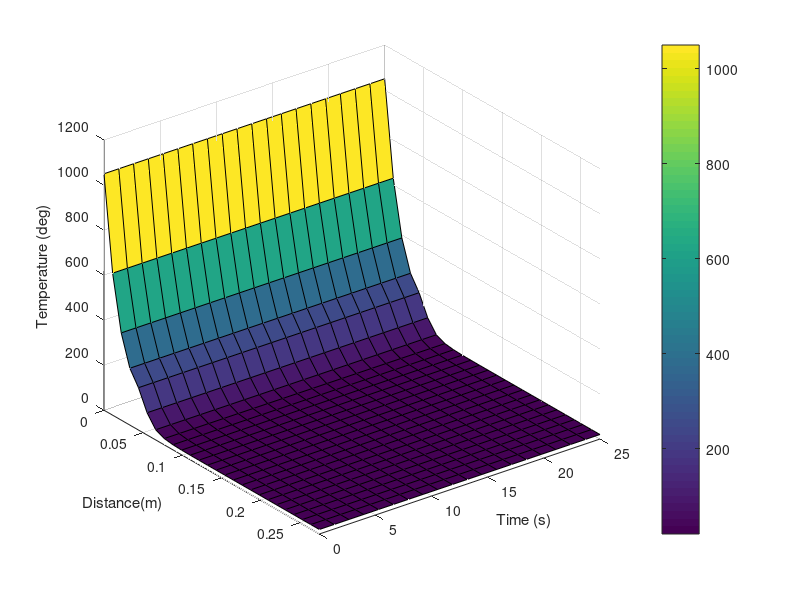

The MATLAB source for this figure:
clear all;
diary paper_CWM_Temp

% INITIAL CONDITIONS
moisto = 0.1; %moisture content
ash=5*(1-moisto)/100;	%0.05;
dafo=1-moisto-ash;  %0.855;	%0.95;
rhodry = 750;
rhowet = rhodry/(1-moisto); 	%833.33   %750;
rhoo = rhowet*1.05;

%%%%%%%%%%%%%%%%%%%%%%%%%%%%%%
width =0.225; %Only oven length is considered, such that WIDTH = 0.45/2 = 0.225
nseg = 21;
dx = width/nseg; %0.010714286
delt = 600;       %GOOD solution
t=1*3600;        %total time
nt = t/delt;      %number of timesteps
doo= dx*dx/delt;
v0 = dx/delt;

wall = 0.05; %0.1
M = 1.5+wall/dx;  M=fix(M);
N = M+nseg-1;     N=fix(N);

%%%% Arrays for surface plot
numtime = 20;
T_surf = zeros(N, numtime);
t_surf = zeros(N, numtime);
x_surf = zeros(N, numtime);
%%%%%%%%%%%%%%%

Wcond = 2.3; Wrho = 2800; Wcp = 1200;
%%%%%%%%%%%%%%%%%%%%%%%%%%%%%%
%inlet_temp = 1150*ones(N,1); %1050; %deg

CH4	= 0.06943; C2H6	= 0.01166; CO	= 0.02272; CO2	= 0.01065; TAR	= 0.109658059;
H2O	= 0.048970557; NH3	= 0.012348159; H2S	= 0.015721205; Hydrogen	= 0.01440518;
car=0.838;  hy =0.053;  ox =0.071;  nit=0.018;  sul=0.02;

moist=moisto*ones(N,1);
daf=dafo*ones(N,1);   %daf=dafo;
atmassfrmla=1/(car/12+hy+ox/16+nit/14+sul/32);
atmass=atmassfrmla*ones(N,1);
carr=car*ones(N,1);
hyy=hy*ones(N,1);
oxx=ox*ones(N,1);
nitt=nit*ones(N,1);
sull=sul*ones(N,1);

H2Ozz = CO2zz = C2H6zz = NH3zz = H2Szz = TARzz = CH4zz = COzz = H2zz = zeros(N,1);
e0 = 1 - rhoo * (0.000668 * dafo + ash / 3000);

for i = 1:M-1
    Q(i) = 0;
    K(i) = Wcond;
    CVOL(i) = Wrho * Wcp;
end

##for i = 1:M-1
##    %T(i) = inlet_temp(1);		%inlet temp = 1323K
##    T(i) = 1150;
##end

for i = M:N      %for(i = M; i <= N; i++)
    T(i) = 20;      %ATOmospheric temp = 20deg
end

XB = 0;
Lboil = 2.257E6;
Qinput = 0;
time = 0;

%% Outside time loop
probe_locations = [0.05; 0.10625; 0.1625; 0.21875; 0.275];
%desired_temperatures = 0:10:100;
%desired_temperatures = 0:0.5:101;
%desired_temperatures = 300:50:1300;
%desired_temperatures = 1050:1:1300;
desired_temperatures = 0:100:900;
desired_times     = 0:(25/(numtime-1)):25;    %numtime = 20;
desired_locations = 0:(0.275/(N-1)):0.275;    %N = 26

recorded_times = zeros(length(desired_temperatures), length(probe_locations));    %OLD

%recorded_temperature_forDistance = zeros(N, numtime);
recorded_temperature_forDistance = zeros(length(desired_locations), length(desired_times));
%recorded_temperature_forTime = zeros(N, numtime);
recorded_temperature_forTime = zeros(length(desired_locations), length(desired_times));
%recorded_temperature = zeros(N, numtime);
recorded_temperature = zeros(length(desired_locations), length(desired_times));

for z=1:nt
  for i = M:N      %for(i = M; i <= N; i++)
    TK=T(i)+273;  E0 = 183000;  RT=8.3144*TK;
    %VOLATILE EVOLUTION MODEL
    if T(i)>350
      FE_H2O = @(EA) exp(-((((EA)-E0)/48000).^8));    FE_CO2 = @(EA) exp(-((((EA)-E0)/78000).^4));
      FE_C2H6 = @(EA) exp(-((((EA)-E0)/61000).^4));   FE_NH3 = @(EA) exp(-((((EA)-E0)/106000).^4));
      FE_H2S = @(EA) exp(-((((EA)-E0)/114000).^4));   FE_TAR = @(EA) exp(-((((EA)-E0)/48000).^8));
      FE_CH4 = @(EA)exp(-((((EA)-E0)/110000).^2));    FE_CO =  @(EA)exp(-((((EA)-E0)/93000).^4));
      FE_H2 =  @(EA)exp(-((((EA)-E0)/165000).^4));

      A_PVM = @(EA) 1-exp(-1.3E13.*delt.*exp(-(EA)./RT));
      A_PVM_dmDt = @(EA) 1.3E13*exp((-EA./RT)-(1.3E13.*delt.*exp(-EA./RT)));

      H2Ox = @(EA) -H2O*(-8/(48000^8)).*(((EA)-E0).^7).*FE_H2O(EA).*A_PVM(EA);
      CO2x = @(EA) -CO2*(-4/(78000^4)).*(((EA)-E0).^3).*FE_CO2(EA).*A_PVM(EA);
      C2H6x = @(EA) -C2H6*(-4/(61000^4)).*(((EA)-E0).^3).*FE_C2H6(EA).*A_PVM(EA);
      NH3x = @(EA) -NH3*(-4/(106000^4)).*(((EA)-E0).^3).*FE_NH3(EA).*A_PVM(EA);
      H2Sx = @(EA) -H2S*(-4/(114000^4)).*(((EA)-E0).^3).*FE_H2S(EA).*A_PVM(EA);
      TARx = @(EA) -TAR*(-8/(48000^8)).*(((EA)-E0).^7).*FE_TAR(EA).*A_PVM(EA);
      CH4x = @(EA) -CH4*(-2/(110000^2)).*(((EA)-E0).^1).*FE_CH4(EA).*A_PVM(EA);
      COx = @(EA) -CO*(-4/(93000^4)).*(((EA)-E0).^3).*FE_CO(EA).*A_PVM(EA);
      H2x = @(EA) -Hydrogen*(-4/(165000^4)).*(((EA)-E0).^3).*FE_H2(EA).*A_PVM(EA);

      H2O_dm = @(EA) H2O*(-8/(48000^8)).*(((EA)-E0).^7).*FE_H2O(EA).*A_PVM_dmDt(EA);
      CO2_dm = @(EA) CO2*(-4/(78000^4)).*(((EA)-E0).^3).*FE_CO2(EA).*A_PVM_dmDt(EA);
      C2H6_dm = @(EA) C2H6*(-4/(61000^4)).*(((EA)-E0).^3).*FE_C2H6(EA).*A_PVM_dmDt(EA);
      NH3_dm = @(EA) NH3*(-4/(106000^4)).*(((EA)-E0).^3).*FE_NH3(EA).*A_PVM_dmDt(EA);
      H2S_dm = @(EA) H2S*(-4/(114000^4)).*(((EA)-E0).^3).*FE_H2S(EA).*A_PVM_dmDt(EA);
      TAR_dm = @(EA) TAR*(-8/(48000^8)).*(((EA)-E0).^7).*FE_TAR(EA).*A_PVM_dmDt(EA);
      CH4_dm = @(EA) CH4*(-2/(110000^2)).*(((EA)-E0).^1).*FE_CH4(EA).*A_PVM_dmDt(EA);
      CO_dm = @(EA) CO*(-4/(93000^4)).*(((EA)-E0).^3).*FE_CO(EA).*A_PVM_dmDt(EA);
      H2_dm = @(EA) Hydrogen*(-4/(165000^4)).*(((EA)-E0).^3).*FE_H2(EA).*A_PVM_dmDt(EA);

      H2Oz = integral(H2Ox, E0, Inf);    CO2z = integral(CO2x, E0, Inf);    C2H6z = integral(C2H6x, E0, Inf);
      NH3z = integral(NH3x, E0, Inf);    H2Sz = integral(H2Sx, E0, Inf);    TARz = integral(TARx, E0, Inf);
      CH4z = integral(CH4x, E0, Inf);    COz = integral(COx, E0, Inf);    H2z = integral(H2x, E0, Inf);
      totalz = H2Oz + CO2z + C2H6z + NH3z + H2Sz + TARz + CH4z + COz + H2z;

      H2Ozz(i) = integral(H2O_dm, E0, Inf);    CO2zz(i) = integral(CO2_dm, E0, Inf);    C2H6zz(i) = integral(C2H6_dm, E0, Inf);
      NH3zz(i) = integral(NH3_dm, E0, Inf);    H2Szz(i) = integral(H2S_dm, E0, Inf);    TARzz(i) = integral(TAR_dm, E0, Inf);
      CH4zz(i) = integral(CH4_dm, E0, Inf);    COzz(i) = integral(CO_dm, E0, Inf);    H2zz(i) = integral(H2_dm, E0, Inf);
      Total_dmDt = H2Ozz(i) + CO2zz(i) + C2H6zz(i) + NH3zz(i) + H2Szz(i) + TARzz(i) + CH4zz(i) + COzz(i) + H2zz(i);

      H2Oy = H2O - H2Oz;    CO2y = CO2 - CO2z;    C2H6y = C2H6 - C2H6z;
      NH3y = NH3 - NH3z;    H2Sy = H2S - H2Sz;    TARy = TAR - TARz;
      CH4y = CH4 - CH4z;    COy = CO - COz;       H2y = Hydrogen - H2z;

      Y=H2Oy+CO2y+C2H6y+NH3y+H2Sy+TARy+CH4y+COy+H2y+0.68443684;
      VM = 1- Y;

      carr(i)=(0.6707481032+0.75*CH4y+0.8*C2H6y+0.4286*COy+0.2727*CO2y+0.85*TARy)/Y;
      hyy(i)= (0.00136887368+0.25*CH4y+0.2*C2H6y+0.082*TARy+H2y+0.1111*H2Oy+0.1765*NH3y+0.0588*H2Sy)/Y;
      oxx(i)= (0.00136887368+0.5714*COy+0.7273*CO2y+0.049*TARy+0.8889*H2Oy)/Y;
      nitt(i)=(0.0068443684+0.009*TARy+0.8235*NH3y)/Y;
      sull(i)=(0.00410662104+0.01*TARy+0.9412*H2Sy)/Y;
      daf(i)=Y*dafo;
      atmass(i)=1/((carr(i)/12)+(hyy(i))+(oxx(i)/16)+(nitt(i)/14)+(sull(i)/32));
        %Y=real(Y);      car=real(car);      hy=real(hy);      ox=real(ox);      nit=real(nit);      sul=real(sul);
    end

      %PHYSICAL PROPERTIES MODEL
      mass=daf(i)+ash+moist(i);
      rho=rhoo*mass;
      Csteam_equ(i) = 1810 + 0.66*T(i); %Csteam = 2000;
      densdaf = 1/(((0.0053*carr(i))/12)+(hyy(i)*0.00577)+((oxx(i)*0.00346)/16)+((nitt(i)*0.0669)/14)+((sull(i)*0.0384)/32));
      dens=mass/(daf(i)/densdaf+ash/3000+moist(i)/1000);
      e=1-rho./dens;    %eshr=max(0, 1-(1-e) /(1-e0));
      effectivepor = 1- ((1-e).^(1/3));
      F1=exp(380/TK);
      E1=F1*(380/TK/(F1-1))^2;
      F2=exp(1800/TK);
      E2=F2*(1800/TK/(F2-1))^2;
      Cdaf=8314.4*(E1+2*E2)/atmass(i);
      Cash=754+.586*T(i);
      C=(daf(i)*Cdaf+ash*Cash+4186.8*moist(i))/mass;
      CVOL(i) = C.*rho;        %J/kg.K * kg/m3 = J/K.m3

      %HEAT Calculation

      H2Oxhs =  -13468000+ (1810*T(i)) + (0.33*T(i).^2);     CO2xhs =  -8964000 + (900*T(i))  + (0.22*T(i).^2);
      C2H6xhs =	-2866000 + (1920*T(i)) + (1.46*T(i).^2);     NH3xhs =	-2760000 + (2080*T(i)) + (0.84*T(i).^2);
      H2Sxhs =  -630000  + (980*T(i))  + (0.24*T(i).^2);     TARxhs =  -1936000 + (1390*T(i)) + (1.83*T(i).^2);
      CH4xhs =  -4719000 + (2210*T(i)) + (1.56*T(i).^2);     COxhs =   -3971000 + (1020*T(i)) + (0.11*T(i).^2);
      H2xhs =   -0       + (14250*T(i))+ (0.53*T(i).^2);

      %hsH2O = -daf*H2Oxhs*H2Ozz;    hsCO2 = -daf*CO2xhs*CO2zz;    hsC2H6 = -daf*C2H6xhs*C2H6zz;
      %hsNH3 = -daf*NH3xhs*NH3zz;    hsH2S = -daf*H2Sxhs*H2Szz;    hsTAR = -daf*TARxhs*TARzz;
      %hsCH4 = -daf*CH4xhs*CH4zz;    hsCO = -daf*COxhs*COzz ;      hsH2 = -daf*H2xhs*H2zz;
      %totalhs = hsH2O + hsCO2 + hsC2H6 + hsNH3 + hsH2S + hsTAR + hsCH4 + hsCO;

      valH_C = 33620000;    valphi_C = 32760000;
      valH_H = 141930000;   valphi_H = 141770000;
      valH_O = -14530000;   valphi_O = 0;
      valH_N = 0;           valphi_N = 0;
      valH_S = 9420000;     valphi_S = 9260000;

      mu_C = 12; mu_H = 1; mu_O = 16; mu_N = 14; mu_S = 32;

      G1=exp(380/TK);    H1=380*(1/(G1-1));
      G2=exp(1800/TK);   H2=3600*(1/(G2-1));
      f_T = (8314.4)*(H1+H2-156);          %J/kg

      hf_H2O_H = 0.1111*(valH_H - valphi_H + f_T/mu_H);    hf_H2O_O = 0.8889*(valH_O - valphi_O + f_T/mu_O);
      hf_CO2_C = 0.2727*(valH_C - valphi_C + f_T/mu_C);    hf_CO2_O = 0.7273*(valH_O - valphi_O + f_T/mu_O);
      hf_C2H6_C = 0.8*(valH_C - valphi_C + f_T/mu_C);      hf_C2H6_H = 0.2*(valH_H - valphi_H + f_T/mu_H);
      hf_NH3_N = 0.1765*(valH_N - valphi_N + f_T/mu_N);    hf_NH3_H = 0.8235*(valH_H - valphi_H + f_T/mu_H);
      hf_H2S_H = 0.0588*(valH_H - valphi_H + f_T/mu_H);    hf_H2S_S = 0.9412*(valH_S - valphi_S + f_T/mu_S);
      hf_TAR_C = 0.85*(valH_C - valphi_C + f_T/mu_C);      hf_TAR_H = 0.082*(valH_H - valphi_H + f_T/mu_H);
      hf_TAR_O = 0.049*(valH_O - valphi_O + f_T/mu_O);     hf_TAR_N = 0.009*(valH_N - valphi_N + f_T/mu_N);
      hf_TAR_S = 0.01*(valH_S - valphi_S + f_T/mu_S);
      hf_CH4_C = 0.75*(valH_C - valphi_C + f_T/mu_C);      hf_CH4_H = 0.25*(valH_H - valphi_H + f_T/mu_H);
      hf_CO_C = 0.4286*(valH_C - valphi_C + f_T/mu_C);     hf_CO_O = 0.5714*(valH_O - valphi_O + f_T/mu_O);
      hf_H2_H = 1.0*(valH_H - valphi_H + f_T/mu_H);

      hf_H2O = hf_H2O_H + hf_H2O_O;
      hf_CO2 = hf_CO2_C + hf_CO2_O;
      hf_C2H6 = hf_C2H6_C + hf_C2H6_H;
      hf_NH3 = hf_NH3_N + hf_NH3_H;
      hf_H2S = hf_H2S_H + hf_H2S_S;
      hf_TAR = hf_TAR_C + hf_TAR_H + hf_TAR_O + hf_TAR_N + hf_TAR_S;
      hf_CH4 = hf_CH4_C + hf_CH4_H;
      hf_CO = hf_CO_C + hf_CO_O;
      hf_H2 = hf_H2_H;

      dq_mj_H2O = daf(i)*(hf_H2O - H2Oxhs);    dq_mj_CO2 = daf(i)*(hf_CO2 - CO2xhs);    dq_mj_C2H6 = daf(i)*(hf_C2H6 - C2H6xhs);
      dq_mj_NH3 = daf(i)*(hf_NH3 - NH3xhs);    dq_mj_H2S = daf(i)*(hf_H2S - H2Sxhs);    dq_mj_TAR = daf(i)*(hf_TAR - TARxhs);
      dq_mj_CH4 = daf(i)*(hf_CH4 - CH4xhs);    dq_mj_CO = daf(i)*(hf_CO - COxhs);       dq_mj_H2 = daf(i)*(hf_H2 - H2xhs);

      %TOTAL HEAT dq_dt for overall COAL COMBUSTION //
      dq_dt_H2O = -dq_mj_H2O*H2Ozz(i);    dq_dt_CO2 = -dq_mj_CO2*CO2zz(i);    dq_dt_C2H6 = -dq_mj_C2H6*C2H6zz(i);
      dq_dt_NH3 = -dq_mj_NH3*NH3zz(i);    dq_dt_H2S = -dq_mj_H2S*H2Szz(i);    dq_dt_TAR = -dq_mj_TAR*TARzz(i);
      dq_dt_CH4 = -dq_mj_CH4*CH4zz(i);    dq_dt_CO = -dq_mj_CO*COzz(i);       dq_dt_H2 = -dq_mj_H2*H2zz(i);

      %Integrating above equation and calculating mass of individual specie releasing heat //
      %dq_dt_H2O = dq_mj_H2O*H2Oz;    dq_dt_CO2 = dq_mj_CO2*CO2z;    dq_dt_C2H6 = dq_mj_C2H6*C2H6z;
      %dq_dt_NH3 = dq_mj_NH3*NH3z;    dq_dt_H2S = dq_mj_H2S*H2Sz;    dq_dt_TAR = dq_mj_TAR*TARz;
      %dq_dt_CH4 = dq_mj_CH4*CH4z;    dq_dt_CO = dq_mj_CO*COz;       dq_dt_H2 = dq_mj_H2*H2z;

      %W/kg
      Total_dq_dt = dq_dt_H2O + dq_dt_CO2 + dq_dt_C2H6 + dq_dt_NH3 + dq_dt_H2S + dq_dt_TAR + dq_dt_CH4 + dq_dt_CO + dq_dt_H2;
      Q(i) = Total_dq_dt* dafo * rhoo;  %W/m3
      % Q=real(Q);

      K0 = ((densdaf/4511)^3.5)*sqrt(TK);
      %if (e < 0.5)	%if (T < 773) %623
      if (e < e0)
        KparGas = (7.45E-5*TK);
        KparRad = (2.28E-10*(TK^3));
        Kadd = KparGas + KparRad;
        K1 = effectivepor/Kadd;
        K2 = (1-effectivepor)/K0;
        K(i) = (0.6*moist(i)) + ((1-moist(i))/ (K1 + K2));

      else  %(totalpor(T) >= pR_)
        pR = 0.5;
        rad_Int = (pR*(1-e))/(1-pR);
        rad_Ext = 1-((1-e)/(1-pR));
        K3= (1-e)*K0;
        K4= e*(4.96E-4*TK);
        K5= rad_Int*(3.42E-11*(TK^3));
        K6= rad_Ext*(2.28E-9*(TK^3));
        K(i) =	K3 + K4 + K5 + K6;
      end
    end
    %endfor

    % TEMPERATURE HISTORY MODEL
    % TDMA
        L(1) = 0;
        G(1) = 1;
        U(1) = 0;
        Z(1) = 1050;  %TF Inlet condition

      for i=2:N-1
          KL = 2/(1/K(i)+1/K(i-1));      %KL=real(KL); %K(i)=real(K(i)); K(i-1)=real(K(i-1)); K(i+1)=real(K(i+1));
          KU = 2/(1/K(i+1)+1/K(i));      %KU=real(KU);
          DIFFL = KL/CVOL(i); %K/CVOL(i);
          DIFFU = KU/CVOL(i); %K/CVOL(i);
          F_DIFFL = DIFFL/doo;
          F_DIFFU = DIFFU/doo;
          REACT = Q(i)/CVOL(i); %Q/CVOL;    %(W/m3)/(J/K.m3)   = (J/s.m3)/(J/K.m3) = K/s
          F_REACT = REACT*delt;
          L(i) = -F_DIFFL;
          G(i) = 1+F_DIFFL+F_DIFFU;
          U(i) = -F_DIFFU;
          Z(i) = T(i)+F_REACT;    %Z(i) = T(i);
      end

    % Outlet condition - SYMMETRY
        L(N) = -F_DIFFL;             %L(N) = -F_DIFFU;
        G(N) = 1+F_DIFFL;            %G(N) = 1+F_DIFFU;
        U(N) = 0;
        Z(N) = T(N)+ Q(N)*delt/CVOL(N); %F_REACT(N-1);
        %Z(N) = T(N-1)+ Q(N-1)*dt/CVOL(N-1);

      IB = IC = N+1;
      for i = N:-1:M
         if (T(i)==100 && moist(i)>0)
           IB = i;
         end
      end

      for i = N:-1:IB+1 %IB+1 = IC
         if (T(i)<100)
           IC = i;
         end
      end

      for i=IB:IC-1   %IB = IC-1
          L(i) = 0;
          G(i) = 1;
          U(i) = 0;
          Z(i) = 100;
      end

      % Forward  elimination
      for i=2:N
        FACTOR = L(i)/G(i-1);
        G(i)=G(i)-FACTOR*U(i-1);
        Z(i)=Z(i)-FACTOR*Z(i-1);
      end
      % Backward Substitution
      for i = N-1:-1:1
         Z(i)=Z(i)-Z(i+1)*U(i)/G(i+1);
      end

      for i = 1:N %temperature calculation at the diagonal
        T(i)=Z(i)/G(i);
      end
      for i=M:N
        if (T(i)>100 && moist(i)>0)
          T(i)=100;
        end
      end

      if IB<N+1
        QB=K(IB-1)*(T(IB-1)-100)/dx;
        QBMAX=Lboil*(dx-XB)*rhoo*moist(IB)/delt;
        if QB>QBMAX
           QB=QBMAX;
           XB=0;
           moist(IB)=0;
        %end
        else XB=XB+(QB*delt)/(rhoo*moist(IB)*Lboil);
        end
        if IC<N+1
          QC=K(IC)*(100-T(IC))/dx;
          QERR=QB-QC;
          for i=IC:N
             if QERR > 0  %if (!(QERR > 0)) break;
                QSENS=CVOL(i)*(100-T(i))*v0;
             if QSENS>QERR
               T(i)=T(i)+QERR/(CVOL(i)*v0);
               moist(i)=moist(i)+QERR/(Lboil*rhoo*v0);
               QERR=0;
             %end
             else
               T(i)=100;
               moist(i)=moist(i)+QSENS/(Lboil*rhoo*v0);
               QERR=QERR-QSENS;
             end
          end
        end
        else
          V=Csteam_equ(i)*QB/Lboil;
          for i = IB-1:-1:M
            %if (!(eshr)) break ;
            %if(eshr(i)==0)
            if((T(i)>0)&&(T(i)<483))
              %fprintf('This loop works\n');
              VEL=V/CVOL(i);
              VELL=VEL/v0;
              T(i)=T(i)-VELL*(T(i-1)-T(i+1))/2;
            end
          end
        end
      end

    if M > 2
      Qinput = Qinput + max(0, (Wcond * (T(1) - T(M - 1)) / ((M - 2) * v0)));
    end

    Heat_req = Qinput * 1E-6 / (rhoo * width);  %MJ/kg
    fprintf('%0.0f\n', [z*delt]);
    %% Inside time loop
    for i = M : N
        x_this = (i - M) * dx + 0.05;
        x_next = x_this + dx;

        % x_M --- x_M+1 --(p1)-- x_M+2 --- x_M+3 --(p2)-- x_M+4 ...
        for j = 1 : length(probe_locations)
            if x_this <= probe_locations(j) && x_next >= probe_locations(j)    %if x_this <= probe_locations(j) && x_next >= probe_locations(j)
                for k = 1 : length(desired_temperatures)
                    if (recorded_times(k, j) == 0)
                      % constant interpolation
                      temperature_this = T(i);    %moist(i);
                      if (temperature_this >= desired_temperatures(k))
                          %fprintf('z\n');
                          %fprintf('%0.5f\n',[z/3600]);
                          recorded_times(k, j) = (z/3600)*delt;     %not works
                      end
                    end
                end
            end
        end
    end


    %%%% Arrays for surface plot
    %%%%%%%%%%%%%%%

    %%% placeholder
    % T_surf(i, z) = ...
    % t_surf(i, z) = ...
    % x_surf(i, z) = ...

%recorded_temperature_forDistance = zeros(N, numtime);
%recorded_temperature_forTime = zeros(N, numtime);
%recorded_temperature = zeros(length(desired_locations), length(desired_times));
%desired_times     = 0:(25/(numtime-1)):25;    %numtime = 20;
%desired_locations = 0:(0.275/(N-1)):0.275;    %N = 26

    %% Temperature calculated for distance and time
    for i = 1 : N % N = 26
        %x_this = (i - M) * dx + 0.05;
        dxx = 0.275 / (N-1);
        x_this = (i-1) * dxx;
        %x_next = x_this + dxx;

        % x_M --- x_M+1 --(p1)-- x_M+2 --- x_M+3 --(p2)-- x_M+4 ...
        for j = 1 : length(desired_locations)
            %if x_this <= desired_locations(j) && x_next > desired_locations(j)    %if x_this <= probe_locations(j) && x_next >= probe_locations(j)
            if x_this == desired_locations(j)
                for k = 1 : length(desired_times)
                    if (recorded_temperature(j, k) == 0)
                      % constant interpolation
                      recorded_temperature(j, k) = T(i);
                      %time_this = desired_times;
                      %if (time_this >= desired_times(k))
                          %fprintf('z\n');
                          %fprintf('%0.5f\n',[z/3600]);
                          %recorded_times(k, j) = (z/3600)*delt;     %not works
                      %end
                    end
                end
            end
        end
    end
end
surf (desired_times, desired_locations, recorded_temperature)
set(gca, 'YDir','reverse')
xlabel ("Time (s)");
ylabel ("Distance(m)");
ylim ([0 0.275]);
zlabel ("Temperature (deg)");
colorbar
diary off
